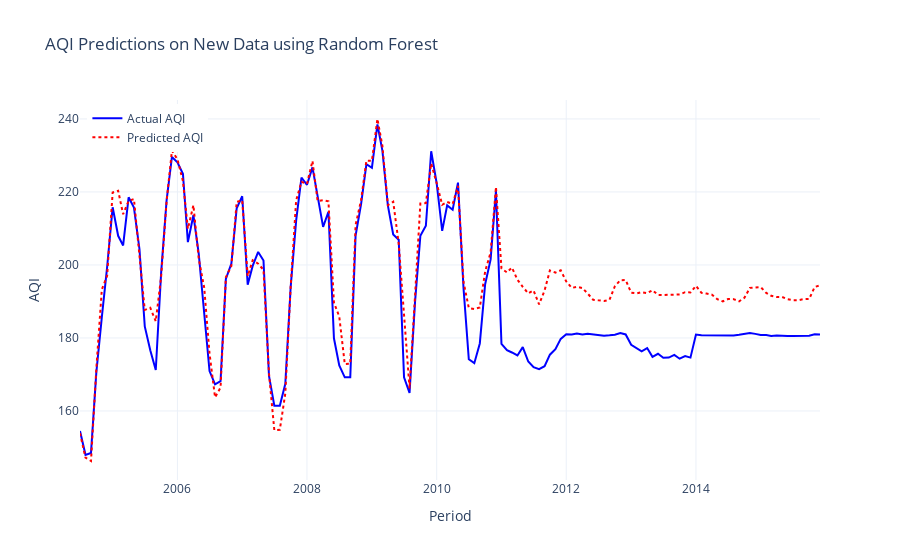

The notebook cell this image was saved under:
### Code cell
import pandas as pd
import numpy as np
import joblib  # For loading the saved model
from sklearn.metrics import mean_squared_error, mean_absolute_error, r2_score
import plotly.graph_objects as go

# Load the new data (testing data)
new_data = pd.read_csv('test.csv', index_col=0)

# Reset index to get 'period' as a column if it's in the index
if 'period' not in new_data.columns:
    new_data.reset_index(inplace=True)
    new_data.rename(columns={'index': 'period'}, inplace=True)

# Ensure the date column is in datetime format
new_data['period'] = pd.to_datetime(new_data['period'], format='%Y-%m')

# Set the 'period' column as the index
new_data.set_index('period', inplace=True)

# Ensure the AQI column is numeric (in case there are any issues with the data)
new_data['AQI'] = pd.to_numeric(new_data['AQI'], errors='coerce')

# Drop rows with NaN values (because of non-numeric AQI or missing values)
new_data = new_data.dropna()

# Create lag features for the new data (same as in the training data)
new_data['AQI_lag_1'] = new_data['AQI'].shift(1)

# Drop rows with NaN values due to lagging
new_data = new_data.dropna()

# Features for the model (use lag features and other potential features if available)
features = [col for col in new_data.columns if col not in ['AQI']]

# Define the features (X) and target (y) for testing the model
X_new = new_data[features]
y_new = new_data['AQI']

# Load the trained model from disk
model_rf = joblib.load('random_forest_model.pkl')

# Make predictions on the new (testing) data
y_new_pred = model_rf.predict(X_new)

# If you have the actual AQI values for the new data, you can compare them with the predictions
# Assuming you have the 'AQI' column in 'new.csv' for evaluation
if 'AQI' in new_data.columns:
    y_new_actual = new_data['AQI']
    rmse_new = np.sqrt(mean_squared_error(y_new_actual, y_new_pred))
    mae_new = mean_absolute_error(y_new_actual, y_new_pred)
    r2_new = r2_score(y_new_actual, y_new_pred)
    
    print(f"RMSE on new data: {rmse_new}")
    print(f"MAE on new data: {mae_new}")
    print(f"R² on new data: {r2_new}")

# Optionally, visualize the results (if you want to compare predictions vs. actual)
fig_new = go.Figure()

# Add new data actual AQI (if available)
if 'AQI' in new_data.columns:
    fig_new.add_trace(go.Scatter(x=new_data.index, y=new_data['AQI'],
                                mode='lines', name='Actual AQI',
                                line=dict(color='blue')))

# Add predictions
fig_new.add_trace(go.Scatter(x=new_data.index, y=y_new_pred,
                            mode='lines', name='Predicted AQI',
                            line=dict(color='red', dash='dot')))

# Update layout
fig_new.update_layout(
    title='AQI Predictions on New Data using Random Forest',
    xaxis_title='Period',
    yaxis_title='AQI',
    legend=dict(x=0.01, y=0.99),
    template='plotly_white'
)

# Show the plot
fig_new.show()

### Figure 1 — Plotly figure (JSON) as saved in the notebook; plotly's stock layout.template omitted (floating-point values rounded to 4 significant figures; data arrays with more than 128 entries replaced by an {"elided": "..."} marker saying what was removed)
{"data": [{"line": {"color": "blue"}, "mode": "lines", "name": "Actual AQI", "type": "scatter", "x": {"elided": "138 str values"}, "y": {"elided": "138 float values"}}, {"line": {"color": "red", "dash": "dot"}, "mode": "lines", "name": "Predicted AQI", "type": "scatter", "x": {"elided": "138 str values"}, "y": {"elided": "138 float values"}}], "layout": {"legend": {"x": 0.01, "y": 0.99}, "title": {"text": "AQI Predictions on New Data using Random Forest"}, "xaxis": {"title": {"text": "Period"}}, "yaxis": {"title": {"text": "AQI"}}}}
